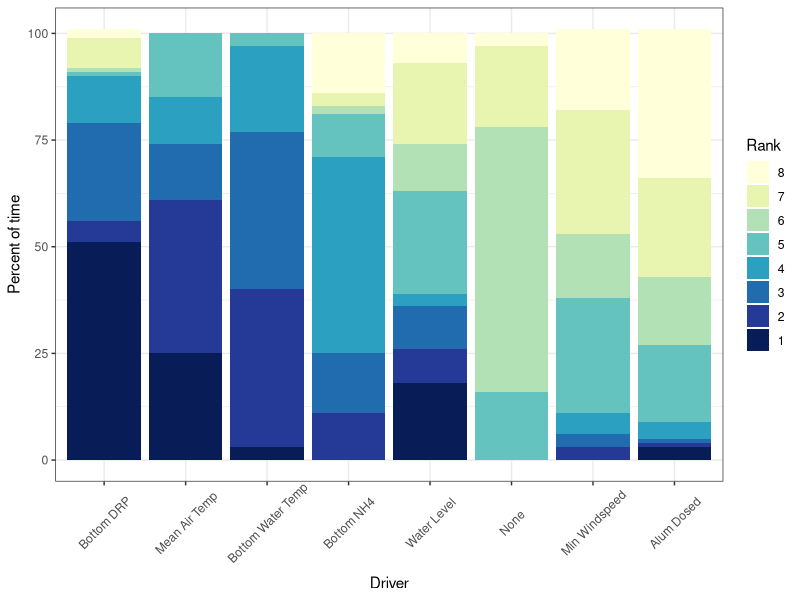
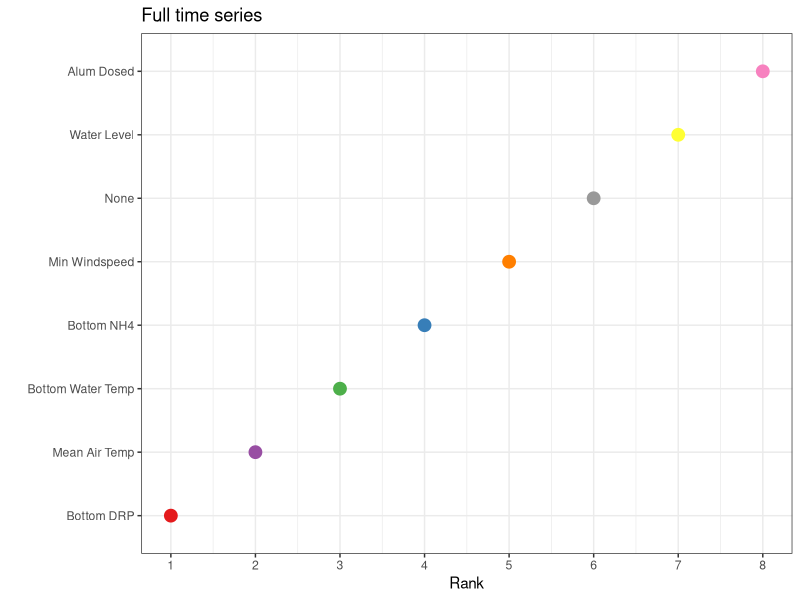
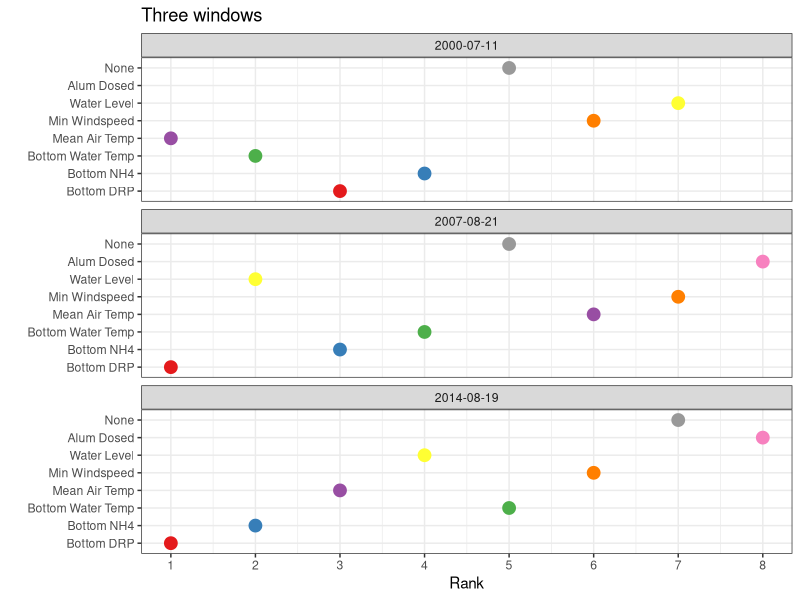
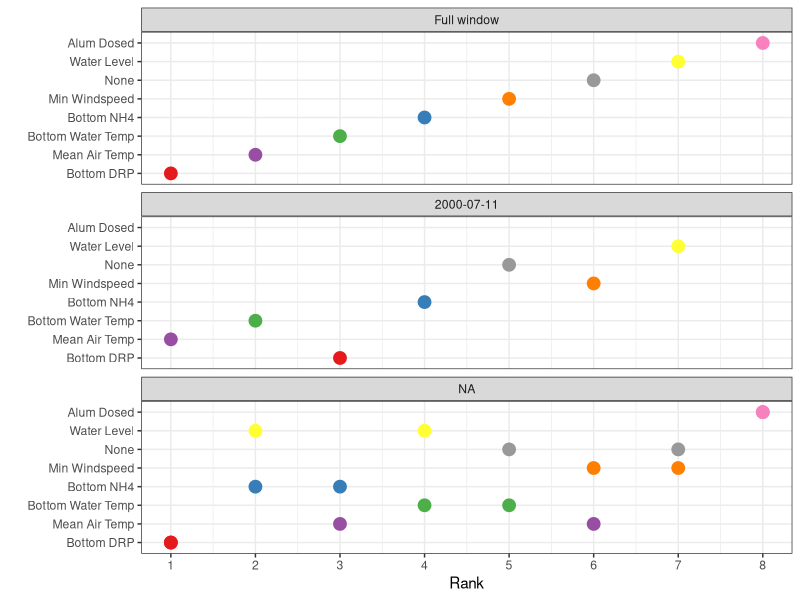
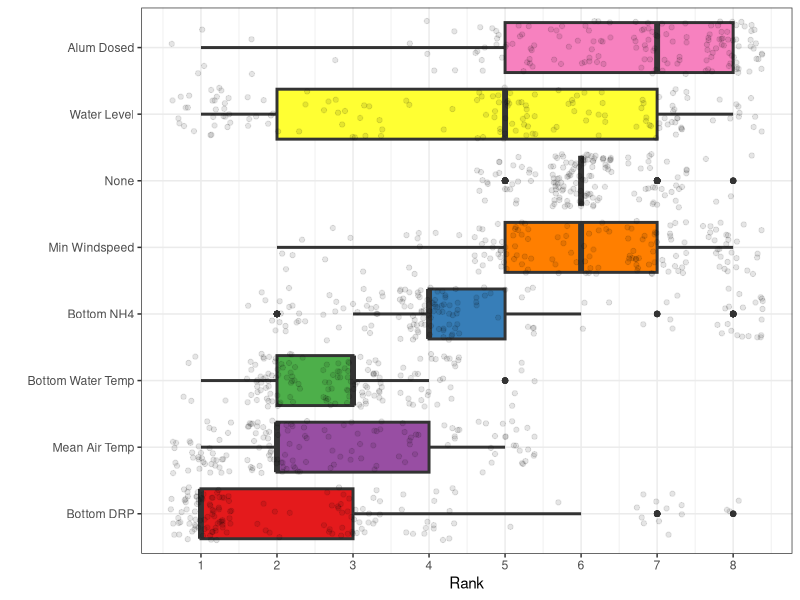
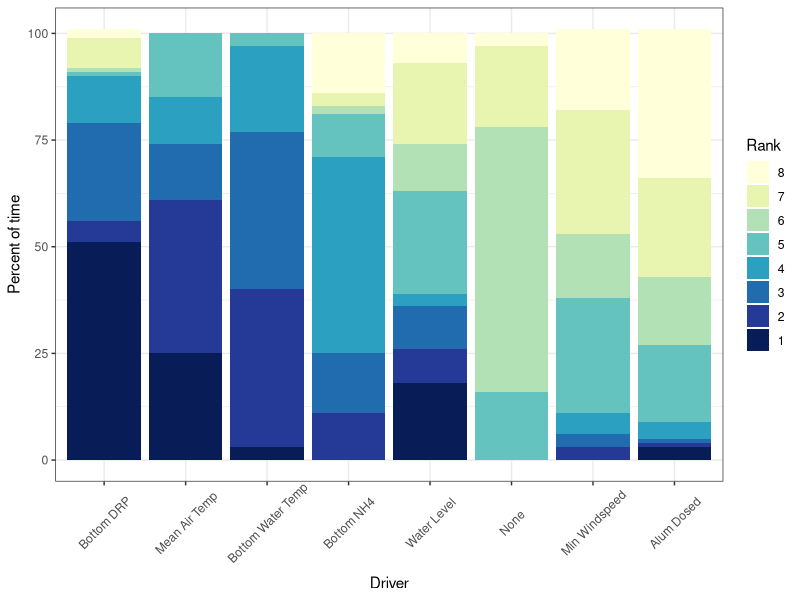

These charts were generated, in order, by the following R code: (Note: this script raises an error after producing the figures.)
# calculate model rank
library(tidyverse)
library(RColorBrewer)
library(ggridges)

out <- read.csv('./data/model_output_moving_window.csv')
# set up labels and levels of factor
out$id_covar <- factor(out$id_covar, 
                       levels = c("bottom_DRP_ugL", "bottom_NH4_ugL", "temp_C_8",
                                  "air_temp_mean", "windspeed_min", "monthly_avg_level_m",
                                  "sum_alum", "none"),
                       labels = c("Bottom DRP", "Bottom NH4", "Bottom Water Temp",
                                  "Mean Air Temp", "Min Windspeed", "Water Level", 
                                  "Alum Dosed", "None"))


# calculate the difference across variables
out_prop <- out %>% 
  distinct(id_covar, iter_start, .keep_all = TRUE) %>% 
  select(id_covar:iter_end, start_date, end_date, r2) %>% 
  group_by(iter_start) %>% 
  mutate(diff_from_best = max(r2) - r2,
         rank = dense_rank(desc(r2)),
         r2_none = r2[id_covar=='None'],
         diff_from_none = r2 - r2_none,
         rank_AR = dense_rank(desc(diff_from_none)),
         aic_none = aic[id_covar=='None'],
         diff_from_none_aic = aic - aic_none,
         rank_aic = dense_rank(desc(diff_from_none_aic*-1))) #multiply by -1 to change the sign so positive is good for ranking purposes

# rank variables based on differences in R2 and AICc

out_prop_AR <- out_prop %>% 
  select(id_covar:rank_AR)

out_rank <- plyr::ddply(out_prop_AR, c("id_covar", "rank_AR"), \(x) {
  n <- nrow(x)
  pct <- round(n/length(unique(out_prop$iter_start))*100)
  return(data.frame(pct = pct))
})


# define colors for the right number of ranks
## define color palettes for the right number of variables
num_ranks <- length(unique(out_rank$rank_AR))
rank_pal <- colorRampPalette(brewer.pal(9, "YlGnBu"))(num_ranks)

out_rank <- out_rank %>% 
  group_by(rank_AR) %>% 
  arrange(pct) %>% 
  group_by(id_covar) %>% 
  mutate(sum_r2 = sum(pct*rank_AR))

rank <- ggplot(out_rank, aes(x = reorder(id_covar, sum_r2), y = pct, fill = fct_rev(as.factor(rank_AR)))) +
  geom_bar(stat = 'identity') +
  scale_fill_manual(values = rank_pal) +
  theme_bw() +
  ylab('Percent of time') +
  xlab('Driver') +
  labs(fill = 'Rank')+
  theme(axis.text.x = element_text(angle = 45, vjust = 0.6)) 
rank

ggsave('./figures/resubmission/pct_rank.png', rank,
       dpi = 300, units = 'mm', height = 300, width = 400, scale = 0.4)

################################################################################
## repeat for full time period

outfull <- read.csv('./data/model_output_full.csv')
# set up labels and levels of factor

outfull$id_covar <- factor(outfull$id_covar, 
                           levels = c("bottom_DRP_ugL", "bottom_NH4_ugL", "temp_C_8",
                                      "air_temp_mean", "windspeed_min", "monthly_avg_level_m",
                                      "sum_alum", "none"),
                           labels = c("Bottom DRP", "Bottom NH4", "Bottom Water Temp",
                                      "Mean Air Temp", "Min Windspeed", "Water Level", 
                                      "Alum Dosed", "None"))

col_pal <- c("#E41A1C", "#377EB8", "#4DAF4A", "#984EA3", "#FF7F00", "#FFFF33", "#F781BF", "#999999")

# calculate the difference across variables
out_prop_full <- outfull %>% 
  distinct(id_covar, start_date, .keep_all = TRUE) %>% 
  group_by(start_date) %>% 
  mutate(diff_from_best = max(r2) - r2,
         rank = dense_rank(desc(r2)),
         r2_none = r2[id_covar=='None'],
         diff_from_none = r2 - r2_none,
         rank_AR = dense_rank(desc(diff_from_none)),
         aic_none = aic[id_covar=='None'],
         diff_from_none_aic = aic - aic_none,
         rank_aic = dense_rank(desc(diff_from_none_aic*-1))) #multiply by -1 to change the sign so positive is good for ranking purposes

bfull <- ggplot(out_prop_full, aes(x = rank_AR, y = reorder(id_covar, rank), color = id_covar)) +
  geom_point(size = 4) +
  scale_color_manual(values = col_pal) +
  theme_bw() +
  scale_x_continuous(breaks = (1:9),  # Specify breaks for y-axis
                     labels = (1:9)) +
  labs(fill = 'Driver') +
  xlab('Rank') +
  ylab("") +
  theme(legend.position = 'none') +
  ggtitle('Full time series')
bfull

order_full <- c('Bottom DRP', 'Mean Air Temp', 'Bottom Water Temp', 'Bottom NH4',
                'Min Windspeed', 'None', 'Water Level', 'Alum Dosed')

################################################################################
## repeat for 3 windows

out3 <- read.csv('./data/model_output_three_windows.csv')

# set up labels and levels of factor
out3$id_covar <- factor(out3$id_covar, 
                       levels = c("bottom_DRP_ugL", "bottom_NH4_ugL", "temp_C_8",
                                  "air_temp_mean", "windspeed_min", "monthly_avg_level_m",
                                  "sum_alum", "none"),
                       labels = c("Bottom DRP", "Bottom NH4", "Bottom Water Temp",
                                  "Mean Air Temp", "Min Windspeed", "Water Level", 
                                  "Alum Dosed", "None"))

# remove alum dosing results from first window which had no alum application
out3 <- out3 %>% 
  filter(!(start_date=='2000-07-11' & id_covar=='Alum Dosed'))

# calculate the difference across variables
out_prop3 <- out3 %>% 
  distinct(id_covar, start_date, .keep_all = TRUE) %>% 
  select(id_covar:iter_end, start_date, end_date, r2) %>% 
  group_by(start_date) %>% 
  mutate(diff_from_best = max(r2) - r2,
         rank = dense_rank(desc(r2)),
         r2_none = r2[id_covar=='None'],
         diff_from_none = r2 - r2_none,
         rank_AR = dense_rank(desc(diff_from_none)),
         aic_none = aic[id_covar=='None'],
         diff_from_none_aic = aic - aic_none,
         rank_aic = dense_rank(desc(diff_from_none_aic*-1))) #multiply by -1 to change the sign so positive is good for ranking purposes


b3 <- ggplot(out_prop3, aes(x = rank_AR, y = id_covar, color = id_covar)) +
  #geom_point(data = out_prop, aes(x = rank_AR, y = id_covar), alpha = 0.1) +
  geom_point(size = 4) +
  scale_color_manual(values = col_pal) +
  theme_bw() +
  facet_wrap(~start_date, ncol = 1) +
  scale_x_continuous(breaks = (1:9),  # Specify breaks for y-axis
                     labels = (1:9)) +
  labs(fill = 'Driver') +
  xlab('Rank') +
  ylab("") +
  theme(legend.position = 'none') +
  ggtitle('Three windows')
b3


###############################################################################
## combine discrete windows and full window
out_prop3$timeperiod <- out_prop3$start_date
out_prop_full$timeperiod <- 'Full window'
out_prop_3_full <- full_join(out_prop3, out_prop_full)
out_prop_3_full$timeperiod <- factor(out_prop_3_full$timeperiod, levels = c('Full window',
                                                                 '2000-07-11',
                                                                 '2007-07-24',
                                                                 '2014-07-22'))

bfull_3 <- ggplot(out_prop_3_full, aes(x = rank_AR, factor(id_covar, levels = order_full), color = id_covar)) +
  #geom_point(data = out_prop, aes(x = rank_AR, y = id_covar), alpha = 0.1) +
  geom_point(size = 4) +
  scale_color_manual(values = col_pal) +
  theme_bw() +
  facet_wrap(~timeperiod, ncol = 1) +
  scale_x_continuous(breaks = (1:9),  # Specify breaks for y-axis
                     labels = (1:9)) +
  labs(fill = 'Driver') +
  xlab('Rank') +
  ylab("") +
  theme(legend.position = 'none') 
bfull_3

b <- ggplot(out_prop, aes(x = rank_AR, factor(id_covar, levels = order_full), fill = id_covar)) +
  geom_boxplot( 
    size = 1) +
  geom_jitter(data = out_prop, aes(x = rank_AR, y = id_covar), alpha = 0.1) +
  scale_fill_manual(values = col_pal) +
  theme_bw() +
  scale_x_continuous(breaks = (1:9),  # Specify breaks for y-axis
                     labels = (1:9)) +
  labs(fill = 'Driver') +
  xlab('Rank') +
  ylab("") +
  #ggtitle('Moving windows') +
  theme(legend.position = 'none')
b

p1 <- ggarrange(b, bfull_3,
         # widths = c(1.5, 2),
          labels = 'auto')
p1

ggsave('./figures/resubmission/rank_across_all_windows.png', p1,
       dpi = 300, units = 'mm', height = 300, width = 350, scale = 0.6)

